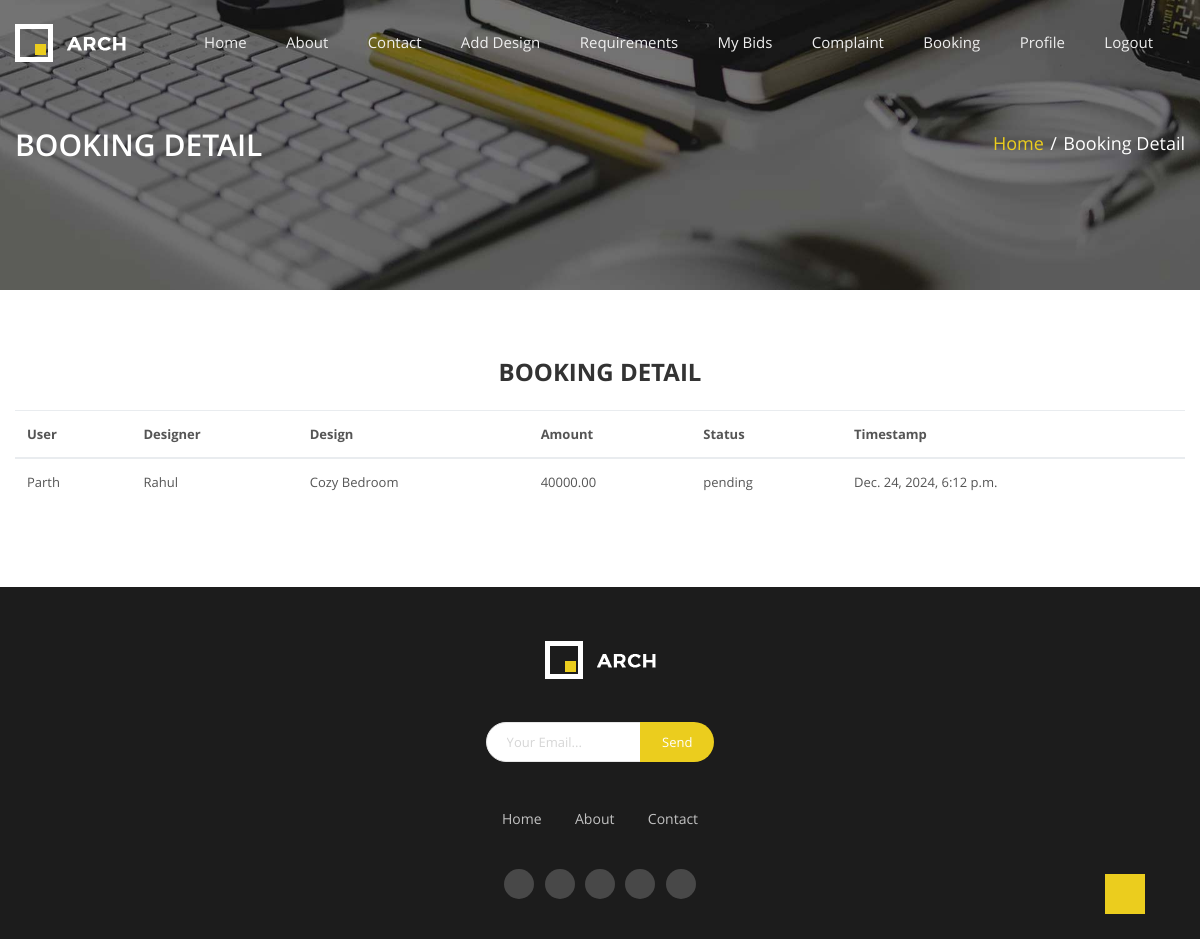
/booking_by_user (signed in), run on the app's committed database.
### myapp/models.py (models this page shows, shortened)
class Booking(models.Model):
    PAYMENT_MODE_CHOICES = [
        ('online', 'Online Payment'),
        ('offline', 'Offline Payment'),
    ]
    STATUS_CHOICES = [
        ('pending', 'Pending'),
        ('confirmed', 'Confirmed'),
        ('canceled', 'Canceled'),
        ('paid', 'Paid'),
        ('not paid', 'Not Paid'),
    ]
    user = models.ForeignKey(Login, on_delete=models.CASCADE)
    designer = models.ForeignKey(DesignerProfile, on_delete=models.CASCADE)
    designs = models.ManyToManyField(Design, blank=True, help_text="select any Design.")
    total_price = models.DecimalField(max_digits=10, decimal_places=2)
    payment_mode = models.CharField(max_length=10, choices=PAYMENT_MODE_CHOICES)  # Payment mode
    razorpay_order_id = models.CharField(max_length=255, blank=True, null=True)
    razorpay_payment_id = models.CharField(max_length=255, blank=True, null=True)
    razorpay_signature = models.CharField(max_length=255, blank=True, null=True)
    status = models.CharField(max_length=20, choices=STATUS_CHOICES, default='pending')
    offline_reference = models.CharField(max_length=255, blank=True, null=True)  # Reference number for offline payment
    offline_remarks = models.TextField(blank=True, null=True)  # Optional remarks for offline payments
    address = models.TextField(blank=True, null=True)  # Optional remarks for offline payments
    created_at = models.DateTimeField(auto_now_add=True)

class Login(models.Model):
    name = models.CharField(max_length=100)
    email = models.EmailField(unique=True)
    password = models.CharField(max_length=100, default="admin@123")
    phone = models.CharField(max_length=20, null=True, blank=True)
    ROLE = (
        ("Designer", "Designer"),
        ("User", "User"),
    )
    role = models.CharField(max_length=10, choices=ROLE, default='User')
    STATUS = (
        ("0", "unapproved"),
        ("1", "approved")
    )
    status = models.CharField(max_length=10, choices=STATUS, default='0')
    id_proof = models.FileField(upload_to='id_proofs/', null=True, blank=True, default=None)
    def pic(self):
        return mark_safe('<img src = "{}" width = "100">'.format(self.id_proof.url))
    pic.allow_tags = True
    def __str__(self):
        return self.name

class DesignerProfile(models.Model):
    user = models.ForeignKey(Login, on_delete=models.CASCADE)
    address = models.TextField(blank=True, null=True)
    designerprofile_image = models.ImageField(upload_to='seller_profiles/', blank=True, null=True)
    company_name  = models.CharField(max_length=255, blank=True, null=True)
    company_address = models.TextField(blank=True, null=True)
    years_of_experience = models.FloatField(blank=True, null=True)
    specialization = models.CharField(max_length=255, blank=True, null=True)
    rating = models.FloatField(default=0.0)  # Changed to FloatField
    availability = models.CharField(max_length=40, choices=[('Available', 'Available'), ('Not Available', 'Not Available')], default='Available')
    def designer_image(self):
        return mark_safe('<img src = "{}" width = "100">'.format(self.designerprofile_image.url))
    designer_image.allow_tags = True

class Design(models.Model):
    designer = models.ForeignKey('Login', on_delete=models.CASCADE, limit_choices_to={'role': 'Designer'}, default='')
    category = models.ForeignKey(Category, on_delete=models.CASCADE)
    design_name = models.CharField(max_length=250, null=False)
    design_price = models.IntegerField(null=False)
    design_desc = models.CharField(max_length=250, null=False)
    image = models.ImageField(upload_to='products/', null=True, blank=True)
    def pic1(self):
        return mark_safe('<img src = "{}" width = "100">'.format(self.image.url))
    pic1.allow_tags = True

### myapp/views.py (the view)
# urls.py: path('booking_by_user', views.booking_by_user, name='booking_by_user'),
def booking_by_user(request):
    context = checksession(request)
    uid = request.session['log_id']
    designer = get_object_or_404(DesignerProfile, user=Login(id=uid))
    bookings = Booking.objects.filter(designer=designer).prefetch_related('designs', 'user')
    context.update({
        'designer': designer,
        'bookings': bookings,
    })
    return render(request, 'showuserbooking.html', context)

### myapp/views.py (called while the page is built)
def checksession(request):
    uid = request.session.get('log_id')
    if not uid:
        return None
    try:
        userdata = Login.objects.get(id=uid)
        is_designer = userdata.role == "Designer"
        if is_designer:
            try:
                profile = DesignerProfile.objects.get(user=userdata)
            except DesignerProfile.DoesNotExist:
                profile = None
        else:
            try:
                profile = UserProfile.objects.get(user=userdata)
            except UserProfile.DoesNotExist:
                profile = None
        context = {
            'userdata': userdata,
            'is_designer': is_designer,
            'profile': profile,
        }
        return context
    except Login.DoesNotExist:
        return None

### myapp/templates/showuserbooking.html (shortened to what this page needs)
{%extends 'base.html'%}
{%block main%}
{%load static%}
    <section class="navigation">
      <div class="parallax parallax--nav-3">
        <div class="container clearfix">
          <div class="row">
            <div class="col-md-12">
              <h2>
                Booking Detail
              </h2>
              <ul class="breadcrumbs ul--inline ul--no-style">
                <li>
                  <a href=" {% static 'index.html' %} ">Home</a>
                </li>
                <span>/</span>
                <li class="active">
                  Booking Detail
                </li>
              </ul>
            </div>
          </div>
        </div>
      </div>
    </section>
<br><br><br>
<h3 align="center">Booking Detail</h3>
<br>
<div class="quicky-wishlist_area">
    <div class="container">
        <div class="row">
            <div class="col-12">
                <div class="table-content table-responsive">
                    <table class="table">
                        <thead>
                            <tr>
                                <th class="cart-product-name">User</th>
                                <th class="cart-product-name">Designer</th>
                                <th class="quicky-product-price">Design</th>
                                <th class="quicky-product-price">Amount</th>
                                <th class="quicky-product-price">Status</th>
                                <th class="quicky-product-price">Timestamp</th>
                            </tr>
                        </thead>
                        <tbody>
                    {% for booking in bookings %}
                            <tr>
                                <td class="quicky-product-name">{{ booking.user }}</td>
                                <td class="quicky-product-name">{{ booking.designer.user.name }}</td>
                                <td class="quicky-product-price">
                                {% for designs in booking.designs.all %}
                                    <span>{{ designs.design_name }}</span>{% if not forloop.last %}, {% endif %}
                                {% empty %}
                                    <span>No services selected</span>
                                {% endfor %}
                                </td>
                                <td class="quicky-product-price"><span class="amount">{{ booking.total_price }}</span></td>
                                <td class="quicky-product-price"><span class="amount">{{ booking.status }}</span></td>
                                <td class="quicky-product-price"><span class="amount">{{ booking.created_at }}</span></td>
                            </tr>
                        {% endfor %}
                        </tbody>
                    </table>
                </div>
            </div>
        </div>
    </div>
</div>
<br><br><br>
{%endblock%}

### data on the page
Booking: user "Parth", designer.user.name "Rahul", total_price "40000.00", status "pending", created_at "Dec. 24, 2024, 6:12 p.m."
Design: design_name "Cozy Bedroom"
